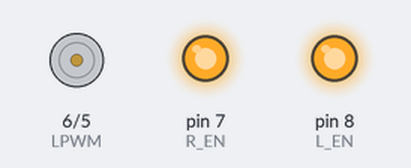
Simulated run of this sketch. Board: Arduino Mega 2560, built with avr-gcc and run on an emulated ATmega2560. On the bench: motor-driver pin pairs drawn as motors (green arrow = first pin HIGH = forward, orange = second pin HIGH = backward, longer = more drive), output pins drawn as LEDs (lit = HIGH). What the sketch prints to the serial monitor is not drawn.

Above: at 1.05 s.
Timing chart, 0 to 42.4 s (numbered marks = the images above):
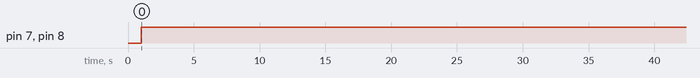

Measured:
- by itself, pin 7 (R_EN), pin 8 (L_EN): LOW → HIGH at 1.0 s
- by itself, everything shown: repeats every 36.0 s, in 14 steps

The sketch:

test_motordriver.ino
```cpp
int RPWM = 5;
int LPWM = 6;

int R_EN = 7;
int L_EN = 8;

//#define PWMPin 3

void setPwmFrequency(int pin, int divisor) {
  byte mode;
  if(pin == 13 || pin == 4 || pin == 12 || pin == 11) {
    switch(divisor) {
      case 1: mode = 0x01; break;
      case 8: mode = 0x02; break;
      case 64: mode = 0x03; break;
      case 256: mode = 0x04; break;
      case 1024: mode = 0x05; break;
      default: return;
    }
    if(pin == 13 || pin == 4) {
      TCCR0B = TCCR0B & 0b11111000 | mode;
    } else {
      TCCR1B = TCCR1B & 0b11111000 | mode;
    }
  } else if(pin == 3 || pin == 5 || pin == 2) {
    switch(divisor) {
      case 1: mode = 0x01; break;
      case 8: mode = 0x02; break;
      //case 32: mode = 0x03; break;
      case 64: mode = 0x03; break;
      //case 128: mode = 0x05; break;
      case 256: mode = 0x04; break;
      case 1024: mode = 0x05; break;
      default: return;
    }
    TCCR3B = TCCR3B & 0b11111000 | mode;
  }
}

void setup() {
  // put your setup code here, to run once:
  //pinMode(7, OUTPUT);
  //pinMode(8, OUTPUT);

  //pinMode(PWMPin, OUTPUT);
  //setPwmFrequency(PWMPin, 16 ); //frekuensi = 31250/16=1953.125 Hz

  pinMode (RPWM,OUTPUT);
  pinMode (LPWM,OUTPUT);
  pinMode (R_EN,OUTPUT);
  pinMode (L_EN,OUTPUT);


  digitalWrite(RPWM,LOW);
  digitalWrite(LPWM,LOW);
  digitalWrite(R_EN,LOW);
  digitalWrite(L_EN,LOW);

  //setPwmFrequency(RPWM, 1024); //frekuensi = 31250/16=1953.125 Hz
  setPwmFrequency(RPWM, 1024);
  delay(1000);
  Serial.begin(9600);
}


void loop() {
  // put your main code here, to run repeatedly:
  //digitalWrite(7,HIGH);
  //digitalWrite(8,HIGH);
  //analogWrite(PWMPin, 200);

  digitalWrite(R_EN,HIGH);
  digitalWrite(L_EN,HIGH);
   Serial.println("EN High");
  delay(1000);

  analogWrite(RPWM,50);
  //analogWrite(LPWM,200);
  delay(1000);
}
```
